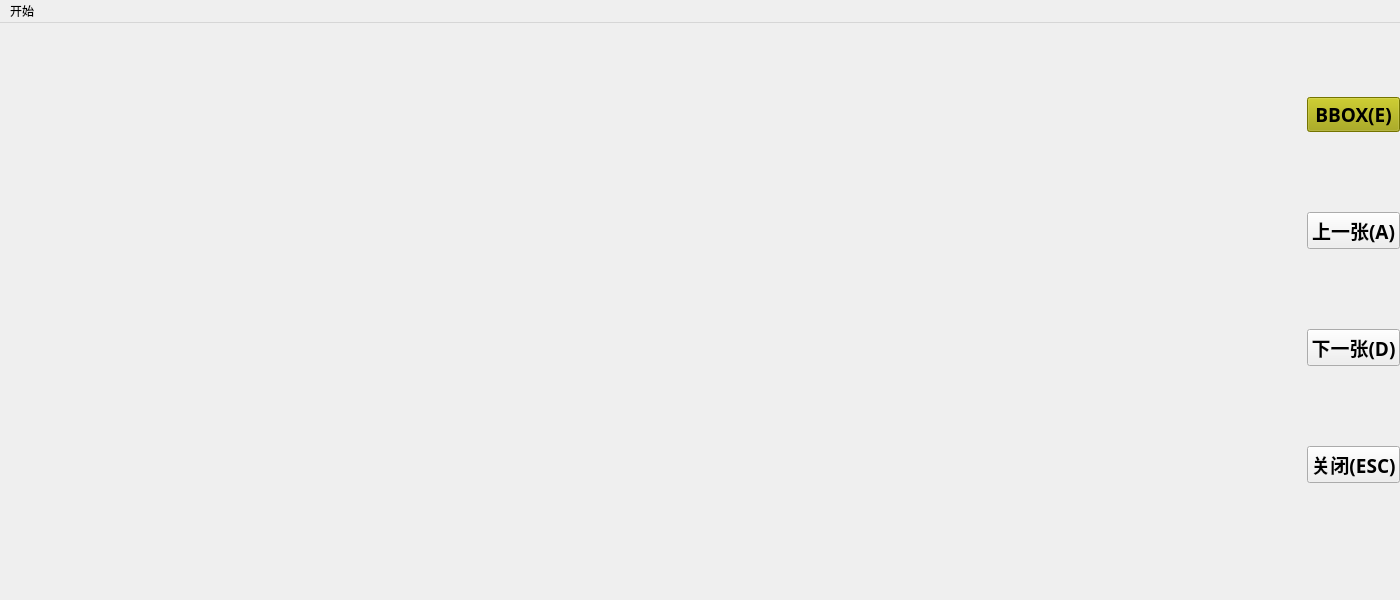
<?xml version="1.0" encoding="UTF-8"?>
<ui version="4.0">
 <class>ZC_Label</class>
 <widget class="QMainWindow" name="ZC_Label">
  <property name="enabled">
   <bool>true</bool>
  </property>
  <property name="geometry">
   <rect>
    <x>0</x>
    <y>0</y>
    <width>1400</width>
    <height>600</height>
   </rect>
  </property>
  <property name="sizePolicy">
   <sizepolicy hsizetype="Expanding" vsizetype="Expanding">
    <horstretch>0</horstretch>
    <verstretch>0</verstretch>
   </sizepolicy>
  </property>
  <property name="minimumSize">
   <size>
    <width>1400</width>
    <height>600</height>
   </size>
  </property>
  <property name="windowTitle">
   <string>ZC label PyQt5</string>
  </property>
  <widget class="QWidget" name="centralwidget">
   <property name="sizePolicy">
    <sizepolicy hsizetype="Expanding" vsizetype="Expanding">
     <horstretch>0</horstretch>
     <verstretch>0</verstretch>
    </sizepolicy>
   </property>
   <layout class="QHBoxLayout" name="horizontalLayout_2">
    <property name="leftMargin">
     <number>0</number>
    </property>
    <property name="topMargin">
     <number>0</number>
    </property>
    <property name="rightMargin">
     <number>0</number>
    </property>
    <property name="bottomMargin">
     <number>0</number>
    </property>
    <item>
     <layout class="QGridLayout" name="mainlayout" rowstretch="3,0" columnstretch="3,0">
      <property name="sizeConstraint">
       <enum>QLayout::SetNoConstraint</enum>
      </property>
      <property name="leftMargin">
       <number>0</number>
      </property>
      <property name="topMargin">
       <number>0</number>
      </property>
      <item row="0" column="0">
       <widget class="QLabel" name="image_window">
        <property name="sizePolicy">
         <sizepolicy hsizetype="Expanding" vsizetype="Expanding">
          <horstretch>1</horstretch>
          <verstretch>1</verstretch>
         </sizepolicy>
        </property>
        <property name="minimumSize">
         <size>
          <width>1280</width>
          <height>480</height>
         </size>
        </property>
        <property name="baseSize">
         <size>
          <width>0</width>
          <height>0</height>
         </size>
        </property>
        <property name="cursor">
         <cursorShape>CrossCursor</cursorShape>
        </property>
        <property name="mouseTracking">
         <bool>true</bool>
        </property>
        <property name="autoFillBackground">
         <bool>true</bool>
        </property>
        <property name="text">
         <string/>
        </property>
        <property name="alignment">
         <set>Qt::AlignLeading|Qt::AlignLeft|Qt::AlignTop</set>
        </property>
       </widget>
      </item>
      <item row="1" column="0" colspan="2">
       <layout class="QHBoxLayout" name="button_layout">
        <property name="sizeConstraint">
         <enum>QLayout::SetFixedSize</enum>
        </property>
        <item>
         <widget class="QLabel" name="file_name">
          <property name="minimumSize">
           <size>
            <width>0</width>
            <height>0</height>
           </size>
          </property>
          <property name="font">
           <font>
            <family>Microsoft YaHei</family>
            <pointsize>20</pointsize>
            <weight>75</weight>
            <bold>true</bold>
           </font>
          </property>
          <property name="text">
           <string/>
          </property>
         </widget>
        </item>
        <item>
         <widget class="QLabel" name="cursor_coord">
          <property name="font">
           <font>
            <family>Microsoft YaHei</family>
            <pointsize>20</pointsize>
            <weight>75</weight>
            <bold>true</bold>
           </font>
          </property>
          <property name="mouseTracking">
           <bool>false</bool>
          </property>
          <property name="text">
           <string/>
          </property>
         </widget>
        </item>
        <item>
         <widget class="QLabel" name="labeled_number">
          <property name="enabled">
           <bool>true</bool>
          </property>
          <property name="minimumSize">
           <size>
            <width>0</width>
            <height>0</height>
           </size>
          </property>
          <property name="baseSize">
           <size>
            <width>0</width>
            <height>0</height>
           </size>
          </property>
          <property name="font">
           <font>
            <family>Microsoft YaHei</family>
            <pointsize>20</pointsize>
            <weight>75</weight>
            <bold>true</bold>
           </font>
          </property>
          <property name="text">
           <string/>
          </property>
         </widget>
        </item>
       </layout>
      </item>
      <item row="0" column="1">
       <layout class="QVBoxLayout" name="buttons">
        <property name="sizeConstraint">
         <enum>QLayout::SetFixedSize</enum>
        </property>
        <item>
         <widget class="QPushButton" name="E_bbox">
          <property name="font">
           <font>
            <family>Microsoft YaHei</family>
            <pointsize>14</pointsize>
            <weight>75</weight>
            <bold>true</bold>
           </font>
          </property>
          <property name="styleSheet">
           <string notr="true">background-color: rgb(163, 163, 0);</string>
          </property>
          <property name="text">
           <string>BBOX(E)</string>
          </property>
          <property name="shortcut">
           <string>E</string>
          </property>
         </widget>
        </item>
        <item>
         <widget class="QPushButton" name="A_prev">
          <property name="font">
           <font>
            <family>Microsoft YaHei</family>
            <pointsize>14</pointsize>
            <weight>75</weight>
            <bold>true</bold>
           </font>
          </property>
          <property name="text">
           <string>上一张(A)</string>
          </property>
          <property name="shortcut">
           <string>A</string>
          </property>
         </widget>
        </item>
        <item>
         <widget class="QPushButton" name="D_next">
          <property name="font">
           <font>
            <family>Microsoft YaHei</family>
            <pointsize>14</pointsize>
            <weight>75</weight>
            <bold>true</bold>
           </font>
          </property>
          <property name="text">
           <string>下一张(D)</string>
          </property>
          <property name="shortcut">
           <string>D</string>
          </property>
         </widget>
        </item>
        <item>
         <widget class="QPushButton" name="ESC_shut">
          <property name="font">
           <font>
            <family>Microsoft YaHei</family>
            <pointsize>14</pointsize>
            <weight>75</weight>
            <bold>true</bold>
           </font>
          </property>
          <property name="text">
           <string>关闭(ESC)</string>
          </property>
          <property name="shortcut">
           <string>Esc</string>
          </property>
         </widget>
        </item>
       </layout>
      </item>
     </layout>
    </item>
   </layout>
  </widget>
  <widget class="QMenuBar" name="menubar">
   <property name="geometry">
    <rect>
     <x>0</x>
     <y>0</y>
     <width>1400</width>
     <height>23</height>
    </rect>
   </property>
   <widget class="QMenu" name="menu">
    <property name="title">
     <string>开始</string>
    </property>
    <addaction name="menu_open_folder"/>
   </widget>
   <addaction name="menu"/>
  </widget>
  <action name="actionopen_pic">
   <property name="text">
    <string>打开图片</string>
   </property>
  </action>
  <action name="actionopen_folder">
   <property name="text">
    <string>打开文件夹</string>
   </property>
  </action>
  <action name="menu_open_folder">
   <property name="text">
    <string>打开文件夹</string>
   </property>
  </action>
 </widget>
 <resources/>
 <connections>
  <connection>
   <sender>ESC_shut</sender>
   <signal>clicked()</signal>
   <receiver>ZC_Label</receiver>
   <slot>close()</slot>
   <hints>
    <hint type="sourcelabel">
     <x>1320</x>
     <y>329</y>
    </hint>
    <hint type="destinationlabel">
     <x>769</x>
     <y>719</y>
    </hint>
   </hints>
  </connection>
 </connections>
</ui>
